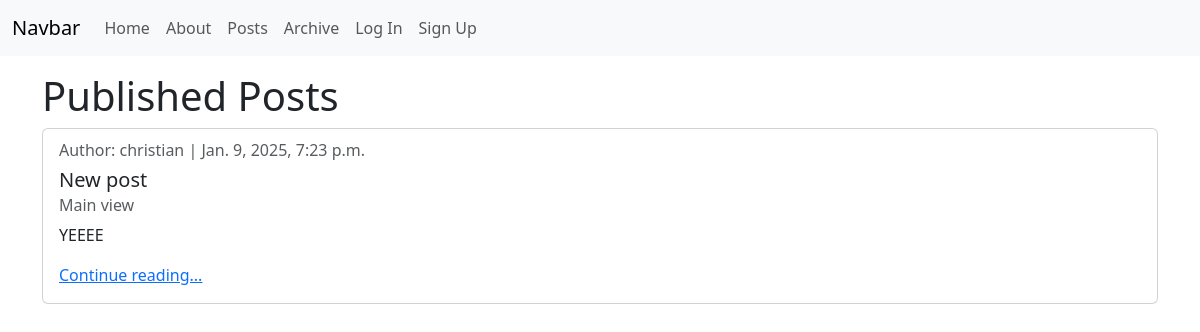
/posts/, run on the app's committed database.
### posts/models.py (models this page shows, shortened)
class Status(models.Model):
    name = models.CharField(max_length=128)
    description = models.CharField(max_length=256)

class Post(models.Model):
    title = models.CharField(max_length=128)
    subtitle = models.CharField(max_length=256)
    body = models.TextField()
    author = models.ForeignKey(
        get_user_model(),
        on_delete=models.CASCADE
    )
    status = models.ForeignKey(
        Status,
        on_delete=models.CASCADE
    )
    created_on = models.DateTimeField(auto_now_add=True)

### posts/views.py (the view)
# urls.py: path("", views.PostListView.as_view(), name="list"),
class PostListView(ListView):
    template_name = "posts/list.html"
    model = Post
    def get_context_data(self, **kwargs):
        context = super().get_context_data(**kwargs)
        published = Status.objects.get(name="published")
        context["title"] = "Published"
        context["post_list"] = (
            Post.objects
            .filter(status=published)
            .order_by("created_on").reverse()
        )
        return context

### templates/posts/list.html (shortened to what this page needs)
{% extends 'base.html' %}
{% block content %}
<h1>{{ title }} Posts</h1>
{% for post in post_list %}
<div class="card">
    <div class="card-body">
        <h6 class="card-subtitle mb-2 text-body-secondary">Author: {{post.author}} | {{post.created_on}}</h6>
        <h5 class="card-title">{{post.title}}</h5>
        <h6 class="card-subtitle mb-2 text-body-secondary">{{post.subtitle}}</h6>
        <p class="card-text">{{post.body|truncatechars:64}}</p>
        <a href="{% url 'detail' post.id %}" class="card-link">Continue reading...</a>
    </div>
</div>
<br />
{% endfor %}
{% endblock content %}

### data on the page
Status: name "Published"
Post: author "christian", created_on "Jan. 9, 2025, 7:23 p.m.", title "New post", subtitle "Main view", body "YEEEE"
